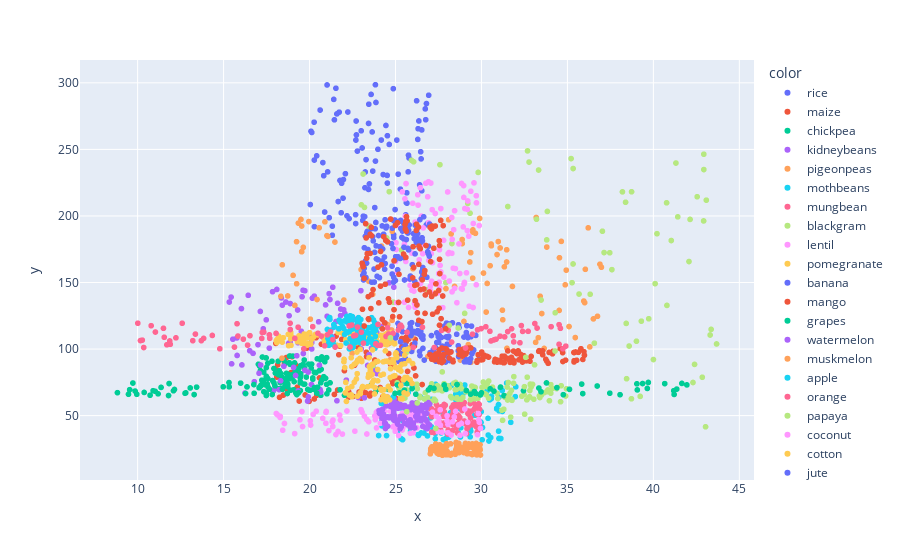

The notebook cell this image was saved under:
### Code cell
import plotly.express as px
fig = px.scatter( x = df['temperature'],
                  y = df['rainfall'],
                  color = df['label']
                     )
fig.show()
